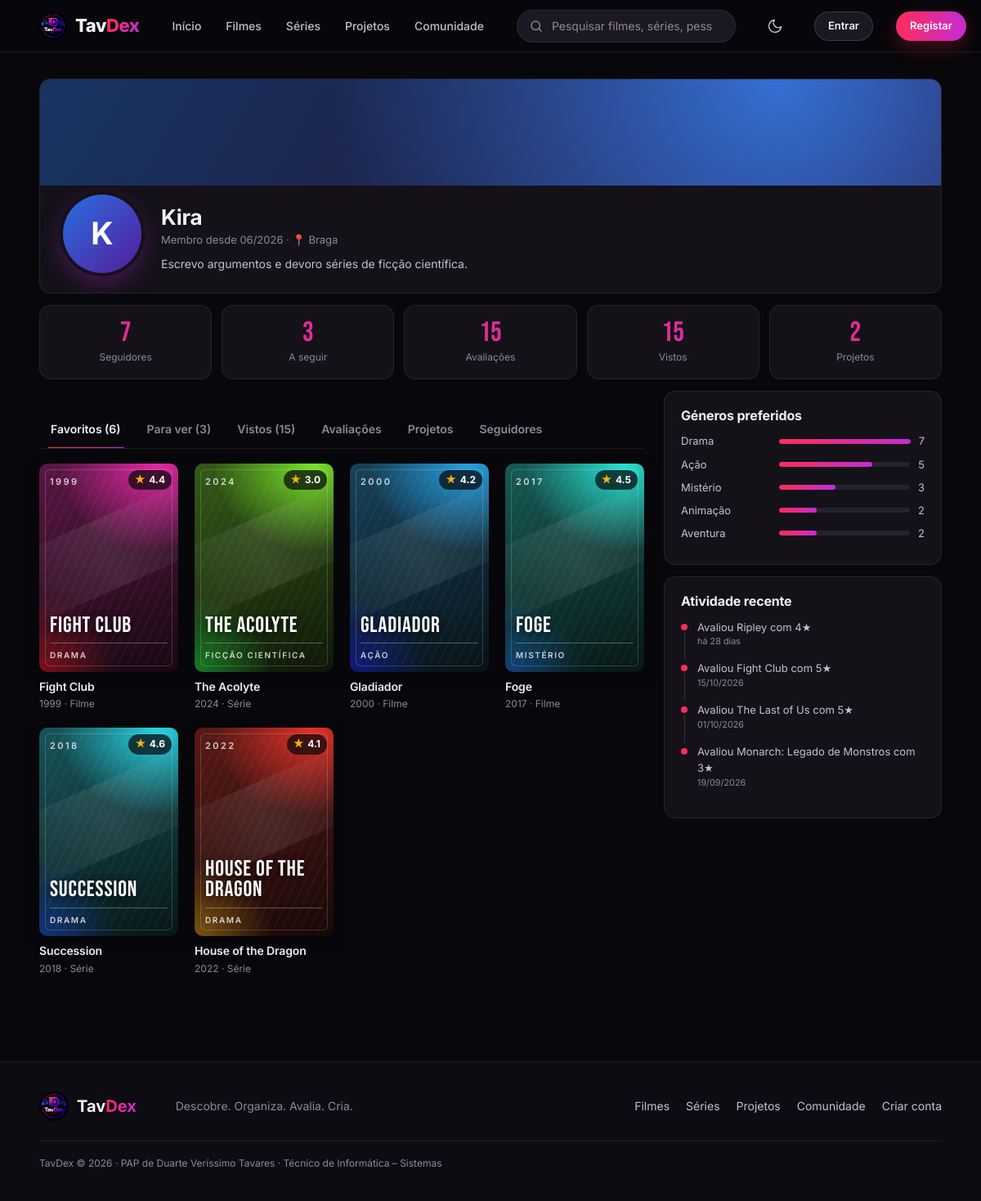
The page /perfil.php?u=Kira on the database its author committed.
### tables this page shows
CREATE TABLE utilizadores (
    id INT AUTO_INCREMENT PRIMARY KEY,
    nome VARCHAR(20) NOT NULL UNIQUE,
    email VARCHAR(120) NOT NULL UNIQUE,
    password_hash VARCHAR(255) NOT NULL,
    bio VARCHAR(160) NOT NULL DEFAULT '',
    localizacao VARCHAR(40) NOT NULL DEFAULT '',
    cor SMALLINT NOT NULL DEFAULT 330,               
    papel ENUM('utilizador','admin') NOT NULL DEFAULT 'utilizador',
    bloqueado BOOLEAN NOT NULL DEFAULT 0,
    notif_email BOOLEAN NOT NULL DEFAULT 0,           
    criado_em TIMESTAMP NOT NULL DEFAULT CURRENT_TIMESTAMP
);

CREATE TABLE titulos (
    id INT AUTO_INCREMENT PRIMARY KEY,
    nome VARCHAR(150) NOT NULL,
    tipo ENUM('filme','serie') NOT NULL,
    ano SMALLINT NOT NULL,
    duracao_min SMALLINT NULL,                        
    idade VARCHAR(5) NOT NULL DEFAULT 'M/12',         
    sinopse TEXT NOT NULL,
    realizador VARCHAR(100) NOT NULL DEFAULT '',      
    cartaz VARCHAR(255) NULL,                         
    fundo VARCHAR(255) NULL,                          
    tmdb_id INT NULL,                                 
    em_curso BOOLEAN NOT NULL DEFAULT 0,              
    criado_em TIMESTAMP NOT NULL DEFAULT CURRENT_TIMESTAMP
);

CREATE TABLE avaliacoes (
    id INT AUTO_INCREMENT PRIMARY KEY,
    utilizador_id INT NOT NULL,
    titulo_id INT NOT NULL,
    nota TINYINT NOT NULL CHECK (nota BETWEEN 1 AND 5),
    review TEXT NULL,
    spoiler BOOLEAN NOT NULL DEFAULT 0,
    criado_em TIMESTAMP NOT NULL DEFAULT CURRENT_TIMESTAMP,
    editado_em DATETIME NULL,
    UNIQUE (utilizador_id, titulo_id),                
    FOREIGN KEY (utilizador_id) REFERENCES utilizadores(id) ON DELETE CASCADE,
    FOREIGN KEY (titulo_id) REFERENCES titulos(id) ON DELETE CASCADE
);

### perfil.php (the view, shortened to what this page needs)
<?php
require 'lib.php';
$nome = $_GET['u'] ?? (eu()['nome'] ?? '');
$p = $nome !== '' ? linha('SELECT * FROM utilizadores WHERE nome = ?', [$nome]) : null;
$id = (int)$p['id'];
$n_seguidores = (int)valor('SELECT COUNT(*) FROM seguidores WHERE seguido_id = ?', [$id]);
$n_seguindo = (int)valor('SELECT COUNT(*) FROM seguidores WHERE seguidor_id = ?', [$id]);
function lista_de(int $id, string $tipo): array
{
    return linhas(SQL_TITULOS . ' JOIN listas l ON l.titulo_id = t.id WHERE l.utilizador_id = ? AND l.tipo = ? ORDER BY l.criado_em DESC', [$id, $tipo]);
}
$favoritos = lista_de($id, 'favorito');
$para_ver = lista_de($id, 'ver');
$vistos = lista_de($id, 'visto');
$avaliacoes = linhas('SELECT a.*, t.nome, t.id AS tid FROM avaliacoes a JOIN titulos t ON t.id = a.titulo_id WHERE a.utilizador_id = ? ORDER BY a.criado_em DESC', [$id]);
$projetos = linhas(SQL_PROJETOS . ' WHERE p.dono_id = ? OR p.id IN (SELECT projeto_id FROM projeto_equipa WHERE utilizador_id = ?) ORDER BY p.criado_em DESC', [$id, $id]);
$generos = linhas("SELECT g.nome, COUNT(*) AS n FROM generos g JOIN titulo_generos tg ON tg.genero_id = g.id
                   WHERE tg.titulo_id IN (SELECT titulo_id FROM listas WHERE utilizador_id = ? AND tipo = 'favorito')
                      OR tg.titulo_id IN (SELECT titulo_id FROM avaliacoes WHERE utilizador_id = ? AND nota >= 4)
                   GROUP BY g.nome ORDER BY n DESC, g.nome LIMIT 5", [$id, $id]);
$max = $generos ? $generos[0]['n'] : 1;
function grelha(array $titulos, string $vazio): string
{
    return '<div class="grid g5">' . implode('', array_map('cartao_titulo', $titulos)) . '</div>';
}
require 'cabecalho.php';
?>
<div class="content"><div class="left">
  <div class="box pbn" style="--h:<?= (int)$p['cor'] ?>">
    <?= avatar($p, 'l') ?>
    <div class="pinfo">
      <h2><?= e($p['nome']) ?> <?php if ($p['papel'] === 'admin'): ?><span class="badge" style="--c:330">Admin</span><?php endif; ?></h2>
      <small class="hd">Membro desde <?= date('m/Y', strtotime($p['criado_em'])) ?><?= $p['localizacao'] ? ' · 📍 ' . e($p['localizacao']) : '' ?></small>
      <?php if ($p['bio']): ?><p class="bio"><?= e($p['bio']) ?></p><?php endif; ?>
    </div>
  </div>
  <div class="pstats">
    <div class="box ps"><b><?= $n_seguidores ?></b><span>Seguidores</span></div>
    <div class="box ps"><b><?= $n_seguindo ?></b><span>A seguir</span></div>
    <div class="box ps"><b><?= count($avaliacoes) ?></b><span>Avaliações</span></div>
    <div class="box ps"><b><?= count($vistos) ?></b><span>Vistos</span></div>
    <div class="box ps"><b><?= count($projetos) ?></b><span>Projetos</span></div>
  </div>
  <div class="dcols"><div>
    <div class="tabsbox">
      <div class="tabs">
        <button data-tab="fav" class="on">Favoritos (<?= count($favoritos) ?>)</button>
        <button data-tab="ver">Para ver (<?= count($para_ver) ?>)</button>
        <button data-tab="vis">Vistos (<?= count($vistos) ?>)</button>
        <button data-tab="ava">Avaliações</button>
        <button data-tab="prj">Projetos</button>
        <button data-tab="seg">Seguidores</button>
      </div>
      <div data-pane="fav"><?= grelha($favoritos, 'Ainda não há favoritos.') ?></div>
    </div>
  </div><div>
    <div class="box"><h3>Géneros preferidos</h3>
      <?php foreach ($generos as $g): ?>
        <div class="rb"><span class="gname"><?= e($g['nome']) ?></span><div class="bar"><i style="width:<?= round($g['n'] * 100 / $max) ?>%"></i></div><span><?= $g['n'] ?></span></div>
      <?php endforeach; ?>
    </div>
    <div class="box"><h3>Atividade recente</h3><div class="tl">
      <?php foreach (array_slice($avaliacoes, 0, 4) as $a): ?><p>Avaliou <?= e($a['nome']) ?> com <?= (int)$a['nota'] ?>★<small><?= tempo($a['criado_em']) ?></small></p><?php endforeach; ?>
    </div></div>
  </div></div>
</div></div>
<?php require 'rodape.php'; ?>

### lib.php (shortened to what this page needs)
<?php
function bd(): PDO
{
    static $pdo = null;
    if ($pdo === null) {
        $dsn = getenv('TAVDEX_DSN') ?: 'mysql:host=' . BD_HOST . ';dbname=' . BD_NOME . ';charset=utf8mb4';
        try {
            $pdo = new PDO($dsn, BD_UTILIZADOR, BD_PASSWORD, [
                PDO::ATTR_ERRMODE => PDO::ERRMODE_EXCEPTION,
                PDO::ATTR_DEFAULT_FETCH_MODE => PDO::FETCH_ASSOC,
            ]);
        } catch (PDOException $e) {
            http_response_code(500);
            exit('<p style="font-family:sans-serif">Não foi possível ligar à base de dados. Confirma que o MySQL está ligado (no XAMPP ou nos Serviços do Windows), que a password em <b>config.php</b> está certa e que importaste <b>base_dados.sql</b> e <b>dados.sql</b>.</p>');
        }
    }
    return $pdo;
}
function sql(string $consulta, array $param = []): PDOStatement
{
    $st = bd()->prepare($consulta);
    $st->execute($param);
    return $st;
}
function linhas(string $consulta, array $param = []): array
{
    return sql($consulta, $param)->fetchAll();
}
function linha(string $consulta, array $param = []): ?array
{
    $r = sql($consulta, $param)->fetch();
    return $r ?: null;
}
function e($texto): string
{
    return htmlspecialchars((string)$texto, ENT_QUOTES, 'UTF-8');
}
function tempo(?string $data): string
{
    $s = time() - strtotime($data);
    if ($s < 2592000) return 'há ' . floor($s / 86400) . ' dias';
    return date('d/m/Y', strtotime($data));
}
function avatar(array $u, string $tamanho = 's'): string
{
    $letra = mb_strtoupper(mb_substr($u['nome'], 0, 1));
    return '<span class="av ' . $tamanho . '" style="--h:' . (int)$u['cor'] . '">' . e($letra) . '</span>';
}
function cor_de(string $texto): int
{
    $s = 0;
    foreach (mb_str_split($texto) as $c) $s += mb_ord($c) * 7;
    return $s % 360;
}
function url_imagem(?string $valor): ?string
{
    if (!$valor) return null;
    return null;
}
function cartaz(array $t, string $classe = 'poster'): string
{
    $img = url_imagem($t['cartaz'] ?? null);
    return '<div class="' . $classe . ' art" style="--h:' . cor_de($t['nome']) . '" role="img" aria-label="' . e($t['nome']) . '">' .
        '<span class="p-ano">' . (int)($t['ano'] ?? 0) . '</span><b>' . e(mb_strtoupper($t['nome'])) . '</b>' .
        '<span class="p-gen">' . e($t['genero1'] ?? '') . '</span></div>';
}
function cartao_titulo(array $t): string
{
    $media = isset($t['media']) && $t['media'] !== null ? number_format((float)$t['media'], 1) : '–';
    return '<a class="card" href="titulo.php?id=' . (int)$t['id'] . '"><div class="cw">' . cartaz($t) .
        '<span class="nota"><i class="st">★</i> ' . $media . '</span></div>' .
        '<h3>' . e($t['nome']) . '</h3><small>' . (int)$t['ano'] . ' · ' . ($t['tipo'] === 'filme' ? 'Filme' : 'Série') . '</small></a>';
}

### rows shown on the page
utilizadores: nome "K", nome "Kira", criado_em "06/2026", localizacao "Braga", bio "Escrevo argumentos e devoro séries de ficção científica."
titulos: ano "1999", nome "FIGHT CLUB", nome "Fight Club"
titulos: ano "2024", nome "THE ACOLYTE", nome "The Acolyte"
titulos: ano "2000", nome "GLADIADOR", nome "Gladiador"
titulos: ano "2017", nome "FOGE", nome "Foge"
titulos: ano "2018", nome "SUCCESSION", nome "Succession"
titulos: ano "2022", nome "HOUSE OF THE DRAGON", nome "House of the Dragon"
avaliacoes: titulo.nome "Ripley", nota "4", criado_em "há 28 dias"
avaliacoes: titulo.nome "Fight Club", nota "5", criado_em "15/10/2026"
avaliacoes: titulo.nome "The Last of Us", nota "5", criado_em "01/10/2026"
avaliacoes: titulo.nome "Monarch: Legado de Monstros", nota "3", criado_em "19/09/2026"

### other values the page prints
$nome "Início"
$nome "Filmes"
$nome "Séries"
$nome "Projetos"
$nome "Comunidade"
count($favoritos) "6"
count($para_ver) "3"
count($vistos) "15"
$t['genero1'] "DRAMA FICÇÃO CIENTÍFICA AÇÃO MISTÉRIO DRAMA DRAMA"
$media "4.4 3.0 4.2 4.5 4.6 4.1"
$g['nome'] "Drama"
$g['n'] "7"
$g['nome'] "Ação"
$g['n'] "5"
$g['nome'] "Mistério"
